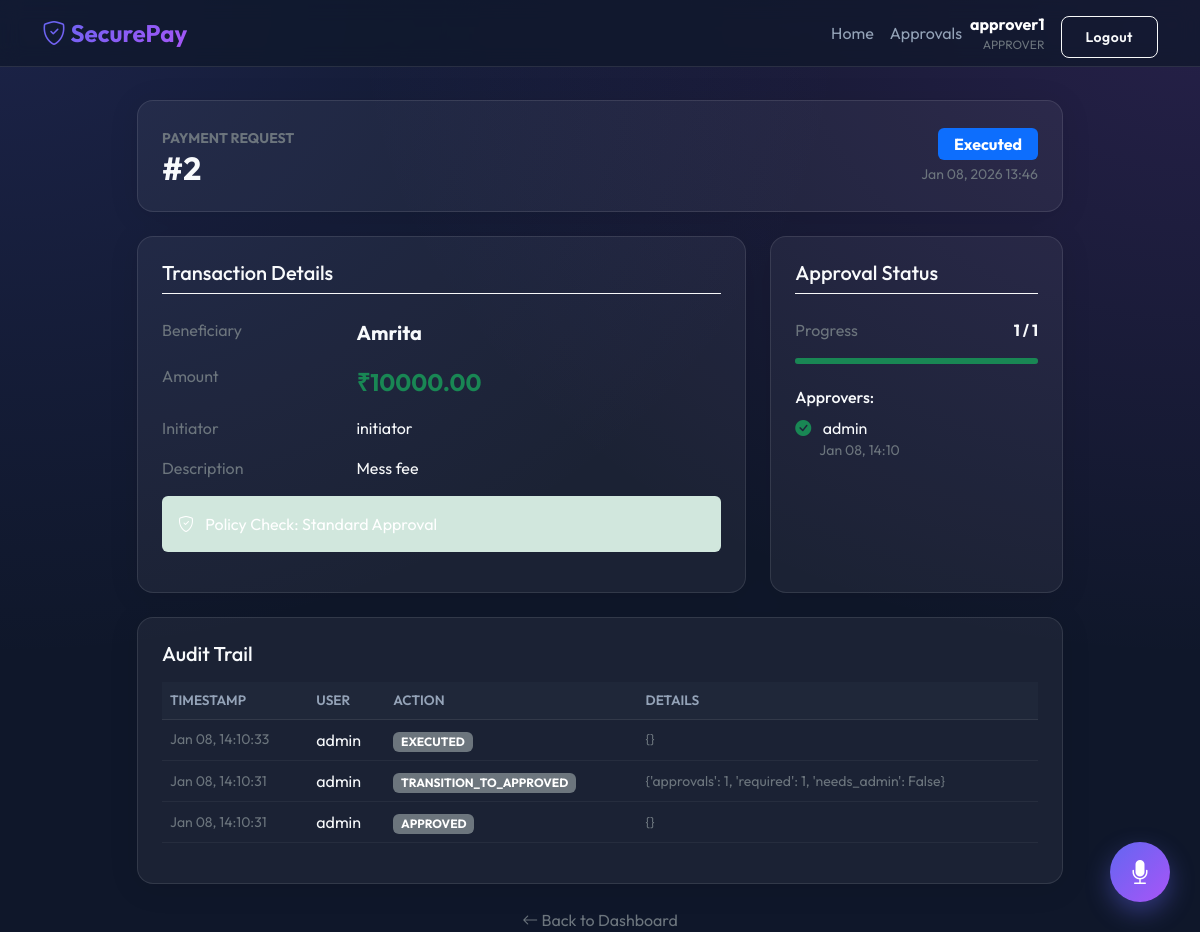
Screenshot of /payment/2/ (signed in) with the database file from the repository.
### payments/models.py (models this page shows, shortened)
class UserProfile(AbstractUser):
    class Role(models.TextChoices):
        INITIATOR = 'INITIATOR', _('Initiator')
        APPROVER = 'APPROVER', _('Approver')
        ADMIN = 'ADMIN', _('Admin')
    role = models.CharField(
        max_length=20,
        choices=Role.choices,
        default=Role.INITIATOR,
    )
    def is_initiator(self):
        return self.role == self.Role.INITIATOR
    def is_approver(self):
        return self.role == self.Role.APPROVER

class PaymentRequest(models.Model):
    class Status(models.TextChoices):
        PENDING = 'PENDING', _('Pending Approval')
        APPROVED = 'APPROVED', _('Ready for Execution')
        REJECTED = 'REJECTED', _('Rejected')
        EXECUTED = 'EXECUTED', _('Executed')
    initiator = models.ForeignKey(UserProfile, on_delete=models.CASCADE, related_name='initiated_payments')
    amount = models.DecimalField(max_digits=12, decimal_places=2)
    beneficiary_name = models.CharField(max_length=255)
    description = models.TextField(blank=True)
    status = models.CharField(
        max_length=20,
        choices=Status.choices,
        default=Status.PENDING,
    )
    created_at = models.DateTimeField(auto_now_add=True)
    updated_at = models.DateTimeField(auto_now=True)

class PaymentApproval(models.Model):
    class Status(models.TextChoices):
        APPROVED = 'APPROVED', _('Approved')
        REJECTED = 'REJECTED', _('Rejected')
    payment = models.ForeignKey(PaymentRequest, on_delete=models.CASCADE, related_name='approvals')
    approver = models.ForeignKey(UserProfile, on_delete=models.PROTECT, related_name='approvals')
    status = models.CharField(max_length=20, choices=Status.choices)
    timestamp = models.DateTimeField(auto_now_add=True)
    class Meta:
        unique_together = ('payment', 'approver')

class AuditLog(models.Model):
    action = models.CharField(max_length=255)
    user = models.ForeignKey(UserProfile, on_delete=models.SET_NULL, null=True)
    payment = models.ForeignKey(PaymentRequest, on_delete=models.CASCADE, null=True, blank=True)
    payload = models.JSONField(default=dict)
    timestamp = models.DateTimeField(auto_now_add=True)
    ip_address = models.GenericIPAddressField(null=True, blank=True)

### payments/views.py (the view)
# urls.py: path('payment/<int:pk>/', views.payment_detail, name='payment_detail'),
@login_required
def payment_detail(request, pk):
    payment = get_object_or_404(PaymentRequest, pk=pk)
    if payment.initiator != request.user and not is_approver_or_admin(request.user):
        messages.error(request, "Access denied.")
        return redirect('payments:home')
    current_approvals = payment.approvals.count()
    required_approvals = get_required_approvals(payment)
    needs_admin = requires_admin_approval(payment)
    user_has_approved = payment.approvals.filter(approver=request.user).exists()
    can_approve = (
        payment.status == PaymentRequest.Status.PENDING and
        is_approver_or_admin(request.user) and
        payment.initiator != request.user and
        not user_has_approved
    )
    can_execute = (
        payment.status == PaymentRequest.Status.APPROVED and
        request.user.role == UserProfile.Role.ADMIN
    )
    return render(request, 'payments/payment_detail.html', {
        'payment': payment,
        'approvals': payment.approvals.all(),
        'audit_logs': payment.auditlog_set.all().order_by('-timestamp'),
        'required_approvals': required_approvals,
        'needs_admin': needs_admin,
        'can_approve': can_approve,
        'can_execute': can_execute,
    })

### payments/policies.py (called while the page is built)
def is_high_value(payment: PaymentRequest) -> bool:
    return payment.amount > HIGH_VALUE_THRESHOLD

def is_new_beneficiary(payment: PaymentRequest) -> bool:
    previous_payments = PaymentRequest.objects.filter(
        beneficiary_name__iexact=payment.beneficiary_name,
        status=PaymentRequest.Status.EXECUTED
    ).exclude(id=payment.id).exists()
    return not previous_payments

def get_required_approvals(payment: PaymentRequest) -> int:
    required = 1
    if is_high_value(payment):
        required += 1 # Needs 2 approvals
    return required

def requires_admin_approval(payment: PaymentRequest) -> bool:
    return is_new_beneficiary(payment)

### payments/views.py (called while the page is built)
def is_approver_or_admin(user):
    return user.is_authenticated and (user.role == UserProfile.Role.APPROVER or user.role == UserProfile.Role.ADMIN)

### templates/payments/payment_detail.html (shortened to what this page needs)
{% extends "base.html" %}
{% block content %}
<div class="row justify-content-center">
  <div class="col-lg-10">
    <div class="glass-card p-4 mb-4">
      <div class="d-flex justify-content-between align-items-center">
        <div>
          <small class="text-secondary text-uppercase fw-bold">Payment Request</small>
          <h2 class="mb-0 fw-bold">#{{ payment.id }}</h2>
        </div>
        <div class="text-end">
          <span
            class="badge {% if payment.status == 'APPROVED' %}bg-success{% elif payment.status == 'REJECTED' %}bg-danger{% elif payment.status == 'EXECUTED' %}bg-primary{% else %}bg-warning text-dark{% endif %} fs-6 px-3 py-2">
            {{ payment.get_status_display }}
          </span>
          <div class="small text-secondary mt-1">{{ payment.created_at|date:"M d, Y H:i" }}</div>
        </div>
      </div>
    </div>
    <div class="row g-4 mb-4">
      <div class="col-md-8">
        <div class="glass-card p-4 h-100">
          <h5 class="mb-4 border-bottom border-light pb-2">Transaction Details</h5>
          <div class="row mb-3">
            <div class="col-sm-4 text-secondary">Beneficiary</div>
            <div class="col-sm-8 fw-bold fs-5">{{ payment.beneficiary_name }}</div>
          </div>
          <div class="row mb-3">
            <div class="col-sm-4 text-secondary">Amount</div>
            <div class="col-sm-8 text-success fw-bold fs-4">₹{{ payment.amount }}</div>
          </div>
          <div class="row mb-3">
            <div class="col-sm-4 text-secondary">Initiator</div>
            <div class="col-sm-8">{{ payment.initiator.username }}</div>
          </div>
          <div class="row mb-3">
            <div class="col-sm-4 text-secondary">Description</div>
            <div class="col-sm-8 text-light">{{ payment.description }}</div>
          </div>
          <div
            class="alert {% if needs_admin %}alert-warning{% else %}alert-success{% endif %} bg-opacity-10 border-0 text-white mt-3">
            <i class="bi {% if needs_admin %}bi-shield-lock{% else %}bi-shield-check{% endif %} me-2"></i>
            Policy Check:
            {% if needs_admin %}
            <strong>Admin Approval Required</strong> (High Value/New Beneficiary)
            {% else %}
            Standard Approval
            {% endif %}
          </div>
        </div>
      </div>
      <div class="col-md-4">
        <div class="glass-card p-4 h-100">
          <h5 class="mb-4 border-bottom border-light pb-2">Approval Status</h5>
          <div class="d-flex justify-content-between mb-3">
            <span class="text-secondary">Progress</span>
            <span class="fw-bold">{{ payment.approvals.count }} / {{ required_approvals }}</span>
          </div>
          <div class="progress mb-4" style="height: 6px; background: rgba(255,255,255,0.1);">
            <div class="progress-bar bg-success"
              style="width: {% widthratio payment.approvals.count required_approvals 100 %}%"></div>
          </div>
          <h6>Approvers:</h6>
          <ul class="list-unstyled">
            {% for approval in approvals %}
            <li class="mb-2">
              <i class="bi bi-check-circle-fill text-success me-2"></i>
              {{ approval.approver.username }}
              <small class="text-secondary d-block ms-4">{{ approval.timestamp|date:"M d, H:i" }}</small>
            </li>
            {% empty %}
            <li class="text-secondary fst-italic">No approvals yet.</li>
            {% endfor %}
          </ul>
        </div>
      </div>
    </div>
    <div class="glass-card p-4">
      <h5 class="mb-3">Audit Trail</h5>
      <div class="table-responsive">
        <table class="table text-light">
          <thead>
            <tr>
              <th>Timestamp</th>
              <th>User</th>
              <th>Action</th>
              <th>Details</th>
            </tr>
          </thead>
          <tbody>
            {% for log in audit_logs %}
            <tr>
              <td class="text-secondary small">{{ log.timestamp|date:"M d, H:i:s" }}</td>
              <td>{{ log.user.username }}</td>
              <td><span class="badge bg-secondary">{{ log.action }}</span></td>
              <td class="small text-secondary">{{ log.payload }}</td>
            </tr>
            {% endfor %}
          </tbody>
        </table>
      </div>
    </div>
    <div class="mt-4 text-center">
      <a href="{% url 'payments:home' %}" class="text-secondary text-decoration-none">
        <i class="bi bi-arrow-left"></i> Back to Dashboard
      </a>
    </div>
  </div>
</div>
{% endblock %}

### templates/base.html (shortened to what this page needs)
{% load static %}
<!doctype html>
<html lang="en">
<head>
  <link href="https://cdn.jsdelivr.net/npm/bootstrap@5.3.0/dist/css/bootstrap.min.css" rel="stylesheet">
  <link rel="stylesheet" href="https://cdn.jsdelivr.net/npm/bootstrap-icons@1.10.0/font/bootstrap-icons.css">
  <link rel="stylesheet" href="{% static 'css/style.css' %}?v=1">
</head>
<body>
  <nav class="navbar navbar-expand-lg navbar-glass fixed-top">
    <div class="container">
      <a class="navbar-brand" href="{% url 'payments:home' %}">
        <i class="bi bi-shield-check"></i> SecurePay
      </a>
      <div class="collapse navbar-collapse" id="navbarCollapse">
        <ul class="navbar-nav ms-auto mb-2 mb-lg-0 align-items-center">
          <li class="nav-item"><a class="nav-link" href="{% url 'payments:home' %}">Home</a></li>
          {% if user.is_authenticated %}
          {% if user.is_approver or user.is_admin %}
          <li class="nav-item"><a class="nav-link" href="{% url 'payments:pending_approvals' %}">Approvals</a></li>
          {% endif %}
          {% endif %}
        </ul>
        <ul class="navbar-nav">
          {% if user.is_authenticated %}
          <li class="nav-item d-flex align-items-center me-3">
            <div class="d-flex flex-column text-end">
              <span class="text-white fw-bold">{{ user.username }}</span>
              <small class="text-secondary" style="font-size: 0.75rem;">{{ user.role }}</small>
            </div>
          </li>
          <li class="nav-item">
            <form action="{% url 'logout' %}" method="post">
              <button type="submit" class="btn btn-outline-light btn-sm mt-2">Logout</button>
            </form>
          </li>
          {% else %}
          <li class="nav-item"><a class="btn btn-primary btn-sm px-4" href="{% url 'login' %}">Login</a></li>
          {% endif %}
        </ul>
      </div>
    </div>
  </nav>
  <div class="container" style="padding-top: 100px;">
    <div class="fade-in">
      {% block content %}{% endblock %}
    </div>
  </div>
  <div id="voice-assistant-btn" class="voice-fab" title="AI Voice Assistant">
    <i class="bi bi-mic-fill"></i>
  </div>
</body>
</html>

### static/css/style.css (style rules this page uses)
:root { --primary-gradient: linear-gradient(135deg, #6366f1 0%, #a855f7 100%); --glass-bg: rgba(255, 255, 255, 0.05); --glass-border: rgba(255, 255, 255, 0.1); --text-primary: #f8fafc; --text-secondary: #94a3b8; --bg-dark: #0f172a; --success-gradient: linear-gradient(135deg, #10b981 0%, #059669 100%); --danger-gradient: linear-gradient(135deg, #ef4444 0%, #dc2626 100%); }
body { background-color: var(--bg-dark); background-image: radial-gradient(at 0% 0%, rgba(99, 102, 241, 0.15) 0px, transparent 50%), radial-gradient(at 100% 0%, rgba(168, 85, 247, 0.15) 0px, transparent 50%); background-attachment: fixed; color: var(--text-primary); font-family: 'Outfit', sans-serif; min-height: 100vh; }
.table { color: var(--text-primary); border-color: rgba(255, 255, 255, 0.1); }
.table th { color: var(--text-secondary); font-weight: 600; text-transform: uppercase; font-size: 0.85rem; border-bottom-color: rgba(255, 255, 255, 0.1); }
.table td { color: var(--text-primary); border-bottom-color: rgba(255, 255, 255, 0.05); vertical-align: middle; }
.glass-card { background: var(--glass-bg); backdrop-filter: blur(12px); -webkit-backdrop-filter: blur(12px); border: 1px solid var(--glass-border); border-radius: 16px; box-shadow: 0 4px 30px rgba(0, 0, 0, 0.1); }
.navbar-glass { background: rgba(15, 23, 42, 0.7); backdrop-filter: blur(10px); border-bottom: 1px solid var(--glass-border); }
.navbar-brand { font-weight: 700; font-size: 1.5rem; background: var(--primary-gradient); -webkit-background-clip: text; -webkit-text-fill-color: transparent; }
.nav-link { color: var(--text-secondary) !important; transition: color 0.3s; }
.btn { border-radius: 8px; padding: 0.6rem 1.5rem; font-weight: 600; letter-spacing: 0.5px; transition: transform 0.2s, box-shadow 0.2s; }
.table { color: var(--text-primary); --bs-table-bg: transparent; --bs-table-border-color: var(--glass-border); }
.table thead th { background: rgba(255, 255, 255, 0.02); border-bottom: 1px solid var(--glass-border); color: var(--text-secondary); font-weight: 600; text-transform: uppercase; font-size: 0.85rem; }
.voice-fab { position: fixed; bottom: 30px; right: 30px; width: 60px; height: 60px; border-radius: 50%; background: var(--primary-gradient); color: white; display: flex; align-items: center; justify-content: center; font-size: 24px; box-shadow: 0 10px 25px rgba(99, 102, 241, 0.4); cursor: pointer; z-index: 1000; transition: transform 0.3s; }
.fade-in { animation: fadeIn 0.5s ease-out forwards; }

### rows the page displays
UserProfile: username "approver1", role "APPROVER"
PaymentRequest: id "2", status "Executed", created_at "Jan 08, 2026 13:46", beneficiary_name "Amrita", amount "10000.00", initiator.username "initiator", description "Mess fee", approvals.count "1"
PaymentApproval: approver.username "admin", timestamp "Jan 08, 14:10"
AuditLog: timestamp "Jan 08, 14:10:33", user.username "admin", action "EXECUTED", payload "{}"
AuditLog: timestamp "Jan 08, 14:10:31", user.username "admin", action "TRANSITION_TO_APPROVED", payload "{'approvals': 1, 'required': 1, 'needs_admin': False}"
AuditLog: timestamp "Jan 08, 14:10:31", user.username "admin", action "APPROVED", payload "{}"

### other values shown
{{ required_approvals }} "1"
